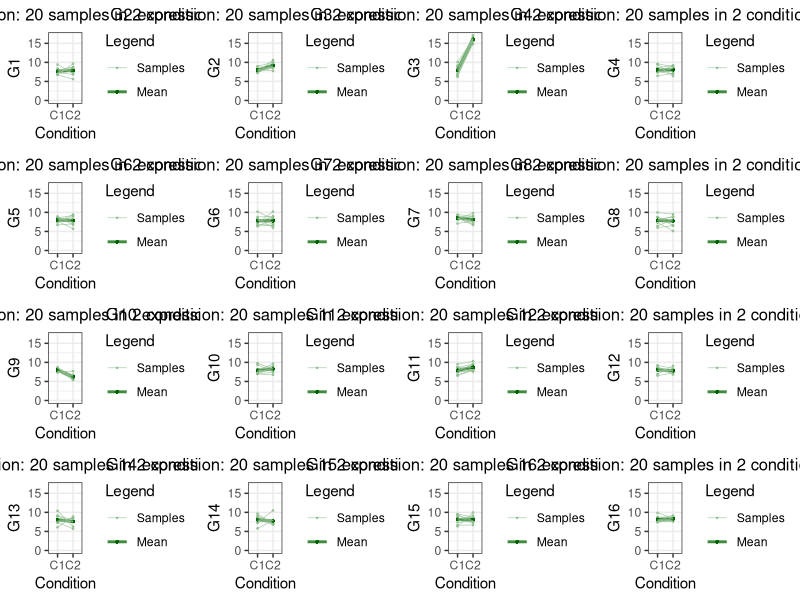

R code for this plot:
#!/usr/bin/env Rscript
# from the lintwo.R but cleaned up without the experimental code (hopefully)
# linetw2, lines between two conditions

# One of the learnigns from this, is that ggplot trying to work from the data as much as possible
# and postprocessing can be thorny, so it's best to dress up your data frame with values and strings
# that would also look good on a graph. Meaning that they will likely be a little vernbose.
library(ggplot2)
library(Cairo)
library(gridExtra)
library(limma)

plotdeg0 <- function(i, df, ng, ymax, ns)
{
    pertcols <- c(i, ng+1, ng+2, ng+3) # the pertinent columns
    gg <- ggplot(df[,pertcols], aes_string(x="Condition", y=colnames(df[,pertcols])[1], group="Pair"), colour="Condition") +
          # the Group=Pair will ensure the lines between each member of a pair are correct.
          geom_point(aes_string(colour="Legend", shape="Legend", size="Legend")) +
          geom_path(aes_string(colour="Legend", size="Legend"), alpha=0.75) +
          # quite different to have alternate sizes for point and line, so, forget.
          # scale_color_manual(values = c("darkseagreen", "limegreen"), labels=c("Samples", "Mean")) +
          scale_color_manual(values = c("darkseagreen", "darkgreen")) +
          # labs(colour = "Legend") +
          # labs or labels within an aes will cause two legends! 
          # scale_fill_manual(values = c("Samples", "Means"), name="") +
          scale_size_manual(values = c(0.25, 1)) +
          scale_shape_manual(values = c(1, 16)) +
          # 1 is empty circ, 16 is filled circ.
          ylim(0,ymax) +
          theme_bw() +
          ggtitle(paste0(colnames(df[,pertcols])[1], " expression: ", ns, " samples in 2 conditions")) +
          theme(plot.title=element_text(size=12, hjust=0.5))
      return(gg)
}

# We're going to simulate values coming from two conditions
df <- read.csv("genexp.csv")

ns <-dim(df)[1]-2
ng <-dim(df)[2]-3 # becaus we've icbind()'d pheno columns 
ncols <- sqrt(ng)
ymax <- max(df[1:ns,1:ng])
hns <- ns/2 # half the samples

# set right types:
df$Condition <- factor(df$Condition)
df$Pair <- factor(df$Pair)
df$Legend <- factor(df$Legend, levels=c("Samples", "Mean"))

CairoPNG("absolutediffs.png", 1000, 1000)
lp <- lapply(1:ng, FUN=plotdeg0, df=df, ng=ng, ymax=ymax, ns=ns)
# do.call("grid.arrange", c(lp, nrow=2, ncol=2))
do.call("grid.arrange", c(lp, ncol=ncols))
dev.off()

# Now the graphing is done, we're not interested in two rows at the end with means and the final column)
phe <- df[1:ns,(ng+1):(ncol(df)-1)]
rownames(phe) <- paste0("S", 1:ns)
data <- t(log2(df[1:ns,1:ng]))
colnames(data) <- paste0("S", 1:ns)

design <- model.matrix(~Condition, data=phe)
fit <- lmFit(data, design)
fit <- eBayes(fit)
tt<- topTable(fit,coef=2)
write.csv(tt, "quantanalysis.csv")
